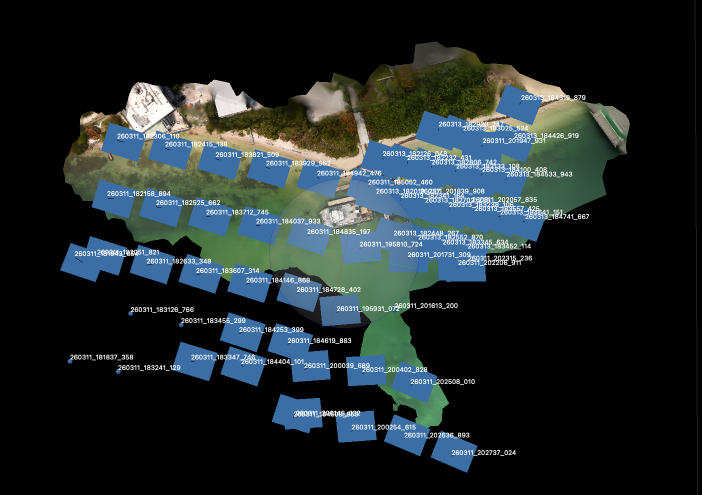
#> input picture docs/.vitepress/dist/assets/Metashape_Error.BL95Bh4m.png, 1404 x 990 px (shown at 1/2 size)
$ python -i geotiff_map.py   (imports and definitions only)
#> lines starting #> are read from the running program, lines starting #| are printed output that depends on the picture; after the words box and inside, x2 and y2 are one past the last pixel; in counts of white or black regions, pixels touching at a corner belong together
#> further down, picture is the input picture: shape (990, 1404, 3); mean B, G, R 43.4, 41.4, 32.2
import cv2, numpy as np, glob
from tqdm import tqdm
from PIL import Image
import warping

import gps, registration

from loguru import logger
import tyro

log = logger.debug

from pathlib import Path
import os

from project import Project

import rasterio
from rasterio.transform import Affine

# [56 lines left out: functions get_image_corners, get_rot_mat, rewarp_image, not called in this run]

def mask_pyramid(mask, n):
    if n <= 0:
        return mask, (mask >= 1).astype(np.float32)
    recur, score = mask_pyramid(cv2.pyrDown(mask), n - 1)
    recur = cv2.pyrUp(recur.astype(np.float32))[:mask.shape[0], :mask.shape[1]]
    return recur, (mask >= 1).astype(np.float32) + 2 * cv2.pyrUp(score)[:mask.shape[0], :mask.shape[1]]

def pyramid_score(img):
    score = 0
    gray = (cv2.cvtColor(img, cv2.COLOR_BGR2GRAY) < 240).astype(np.float32)
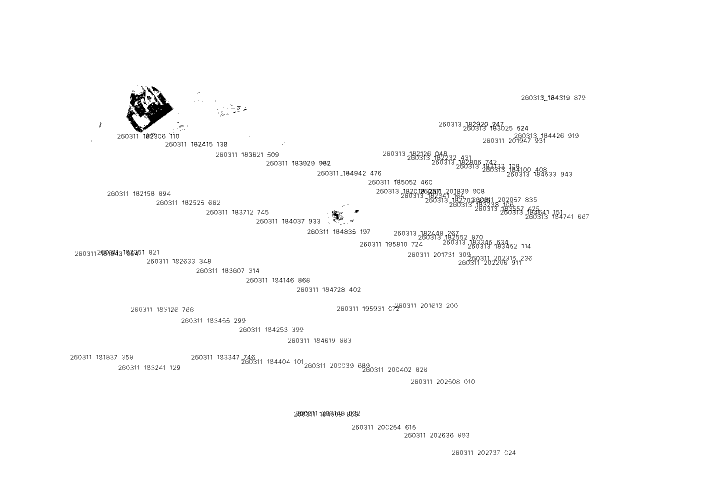
#> gray: shape (990, 1404) float32 (shown at 1/2 size); values 0 (black) and 1 (white), 98.6% white; black in thin lines or dots, all inside (x1, y1, x2, y2) = (141, 171, 1178, 910)
    eroded = cv2.erode(gray, np.ones((3, 3)))
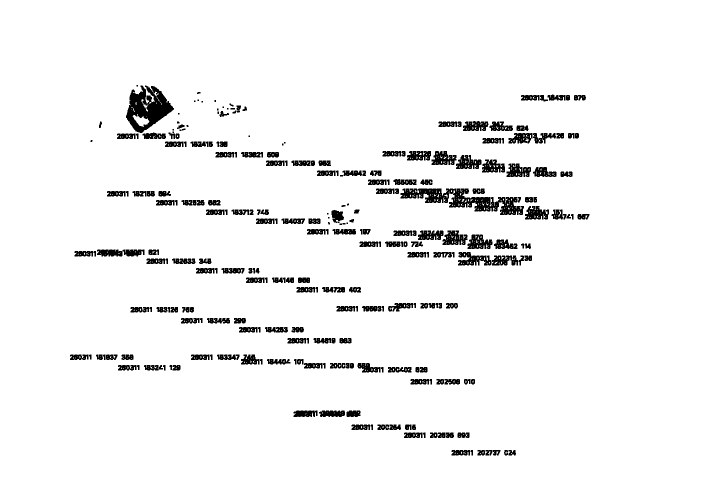
#> eroded: shape (990, 1404) float32 (shown at 1/2 size); values 0 (black) and 1 (white), 95.3% white; 276 black regions (28 under 20 px), largest, box (x1, y1, x2, y2) and area: (801, 377, 1048, 430) 5360, (252, 171, 348, 266) 4859, (916, 504, 983, 531) 1058
    return mask_pyramid(eroded, 3)[1] + 1e-3
#> call 2 of mask_pyramid, with n = 2
#> call 3 of mask_pyramid, with n = 1
#> in mask_pyramid (call 3), `recur, score = mask_pyramid(cv2.pyrDown(mask), n - 1)`:
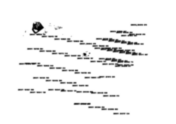
#> recur: shape (124, 176) float32; min 2.26e-05, max 1, mean 0.954
#> in mask_pyramid (call 3), `recur, score = mask_pyramid(cv2.pyrDown(mask), n - 1)`: score: shape (124, 176) float32; values 0 (black) and 1 (white), 78.7% white; 7 black regions (1 under 20 px), largest, box (x1, y1, x2, y2) and area: (21, 20, 150, 57) 1734, (16, 75, 121, 98) 940, (25, 46, 135, 69) 898, (17, 61, 117, 80) 613, (72, 101, 131, 116) 358, (129, 22, 149, 28) 103
#> in mask_pyramid (call 3), `recur = cv2.pyrUp(recur.astype(np.float32))[:mask.shape[0], :mask.shap..`:
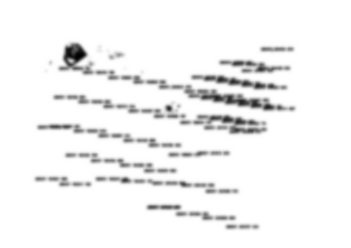
#> recur: shape (248, 351) float32; min 0.0031, max 1, mean 0.953
#> in mask_pyramid (call 2), `recur, score = mask_pyramid(cv2.pyrDown(mask), n - 1)`:
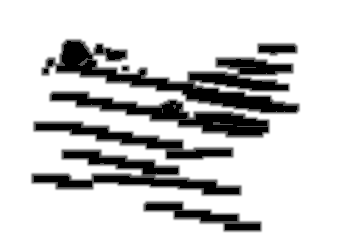
#> score: shape (248, 351) float32; min 0, max 3, mean 2.44; drawn with min black and max white
#> in mask_pyramid (call 2), `recur, score = mask_pyramid(cv2.pyrDown(mask), n - 1)`:
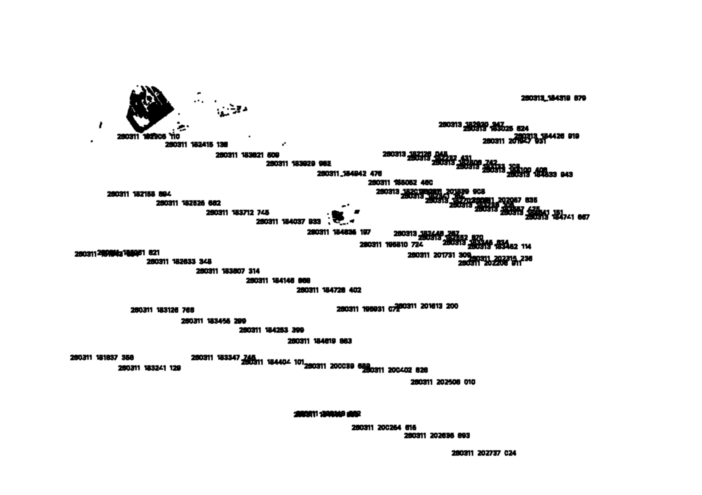
#> mask: shape (495, 702) float32; min 0, max 1, mean 0.953
#> in mask_pyramid, `recur, score = mask_pyramid(cv2.pyrDown(mask), n - 1)`:
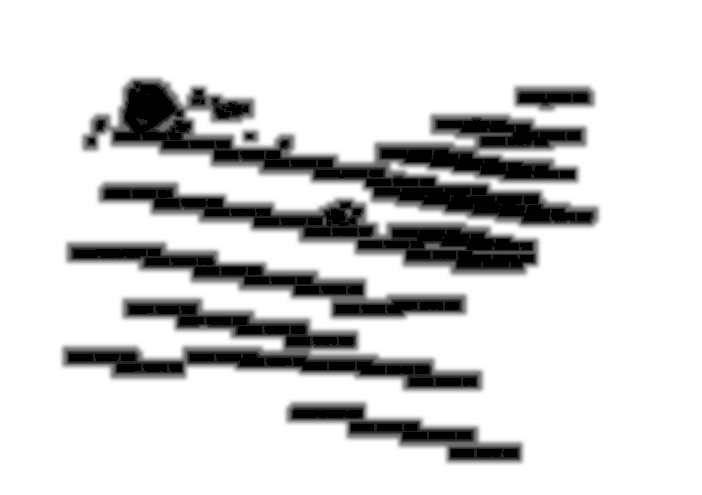
#> score: shape (495, 702) float32; min 0, max 7, mean 5.8; drawn with min black and max white

# [128 lines left out: functions normalize, create_tile, not called in this run]


import rasterio
from rasterio.transform import from_bounds
# [80 lines left out: functions prep_for_rasterio, create_tiles, not called in this run]
            # cv2.imwrite(fname, tile)
        # else:
        #     logger.warning(f"TILE IS NONE: {id} {centroid}")

import matplotlib.pyplot as plt
from pathlib import Path
from calib import Calibration
from threading import Thread

# [77 lines left out: function create_map, not called in this run]


# [2 lines not run here, left out]

>>> import cv2
>>> picture = cv2.imread('docs/.vitepress/dist/assets/Metashape_Error.BL95Bh4m.png')
>>> result = pyramid_score(picture)
